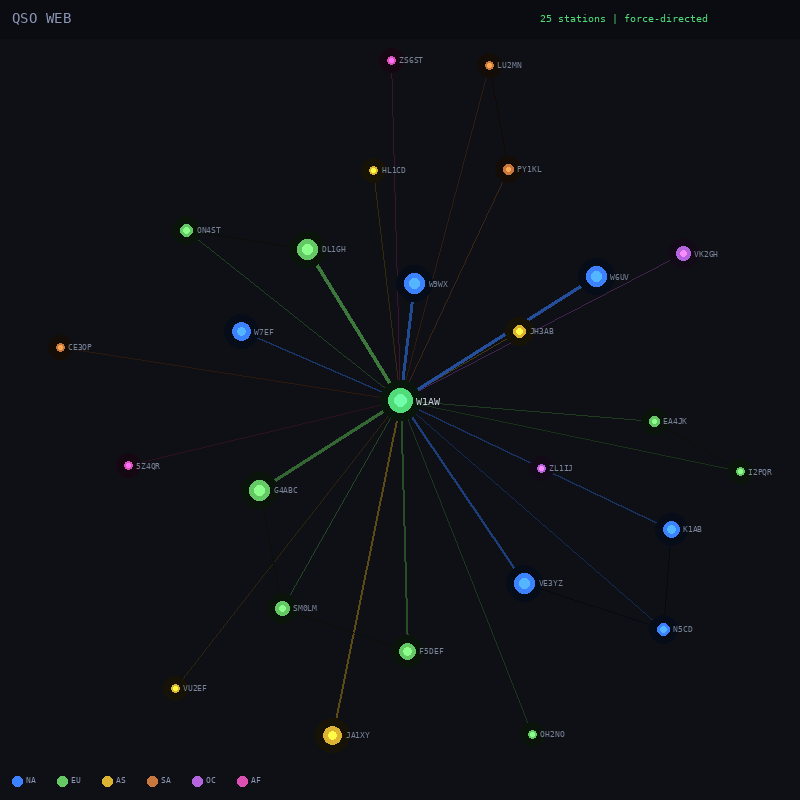

This chart was generated by the following Python code:
"""Force-Directed Graph — QSO Web showing callsign network."""
import math
import random
from PIL import Image, ImageDraw, ImageFont

random.seed(42)
W, H = 800, 800
CENTER = (W // 2, H // 2)
BG = (14, 16, 22)
LABEL_COLOR = (140, 150, 180)

CONTINENT_COLORS = {
    "NA": (60, 130, 255), "EU": (100, 200, 100), "AS": (220, 180, 50),
    "SA": (200, 120, 60), "OC": (180, 100, 220), "AF": (220, 80, 180),
}

# Simulated nodes: (callsign, continent, qso_count_with_you)
NODES = [
    ("W1AW", "NA", 0),  # You (center)
    ("G4ABC", "EU", 12), ("F5DEF", "EU", 8), ("DL1GH", "EU", 15), ("EA4JK", "EU", 5),
    ("SM0LM", "EU", 7), ("OH2NO", "EU", 4), ("I2PQR", "EU", 3), ("ON4ST", "EU", 6),
    ("JA1XY", "AS", 9), ("JH3AB", "AS", 6), ("HL1CD", "AS", 3), ("VU2EF", "AS", 2),
    ("VK2GH", "OC", 7), ("ZL1IJ", "OC", 3),
    ("PY1KL", "SA", 5), ("LU2MN", "SA", 3), ("CE3OP", "SA", 2),
    ("5Z4QR", "AF", 2), ("ZS6ST", "AF", 4),
    ("W6UV", "NA", 18), ("W9WX", "NA", 14), ("VE3YZ", "NA", 11),
    ("K1AB", "NA", 8), ("N5CD", "NA", 6), ("W7EF", "NA", 9),
]


def simple_force_layout(nodes, iterations=200):
    """Simple force-directed layout."""
    positions = {}
    # Place home at center, others randomly
    for i, (call, cont, qsos) in enumerate(nodes):
        if call == "W1AW":
            positions[call] = [float(CENTER[0]), float(CENTER[1])]
        else:
            angle = random.uniform(0, 2 * math.pi)
            r = random.uniform(50, 300)
            positions[call] = [CENTER[0] + r * math.cos(angle), CENTER[1] + r * math.sin(angle)]

    # Group targets by continent for clustering
    cont_angles = {"NA": 0, "EU": math.pi / 3, "AS": 2 * math.pi / 3, "SA": math.pi, "OC": 4 * math.pi / 3, "AF": 5 * math.pi / 3}

    for iteration in range(iterations):
        forces = {call: [0.0, 0.0] for call, _, _ in nodes}
        damping = 0.85

        # Repulsion between all pairs
        for i, (c1, _, _) in enumerate(nodes):
            for j, (c2, _, _) in enumerate(nodes):
                if i >= j:
                    continue
                dx = positions[c1][0] - positions[c2][0]
                dy = positions[c1][1] - positions[c2][1]
                dist = max(math.sqrt(dx * dx + dy * dy), 1)
                repel = 8000 / (dist * dist)
                fx, fy = repel * dx / dist, repel * dy / dist
                forces[c1][0] += fx
                forces[c1][1] += fy
                forces[c2][0] -= fx
                forces[c2][1] -= fy

        # Attraction to home (proportional to QSO count)
        for call, cont, qsos in nodes:
            if call == "W1AW":
                continue
            dx = positions["W1AW"][0] - positions[call][0]
            dy = positions["W1AW"][1] - positions[call][1]
            dist = max(math.sqrt(dx * dx + dy * dy), 1)
            ideal = 350 - qsos * 12  # More QSOs = closer
            attract = (dist - ideal) * 0.01
            forces[call][0] += attract * dx / dist
            forces[call][1] += attract * dy / dist

        # Continental clustering force
        for call, cont, qsos in nodes:
            if call == "W1AW":
                continue
            angle = cont_angles.get(cont, 0)
            target_x = CENTER[0] + 180 * math.cos(angle)
            target_y = CENTER[1] + 180 * math.sin(angle)
            forces[call][0] += (target_x - positions[call][0]) * 0.005
            forces[call][1] += (target_y - positions[call][1]) * 0.005

        # Apply forces
        for call, _, _ in nodes:
            if call == "W1AW":
                continue
            positions[call][0] += forces[call][0] * damping
            positions[call][1] += forces[call][1] * damping
            # Keep in bounds
            positions[call][0] = max(60, min(W - 60, positions[call][0]))
            positions[call][1] = max(60, min(H - 60, positions[call][1]))

    return positions


positions = simple_force_layout(NODES)

img = Image.new("RGB", (W, H), BG)
draw = ImageDraw.Draw(img)

try:
    font = ImageFont.truetype("/usr/share/fonts/truetype/dejavu/DejaVuSansMono.ttf", 14)
    font_sm = ImageFont.truetype("/usr/share/fonts/truetype/dejavu/DejaVuSansMono.ttf", 10)
    font_xs = ImageFont.truetype("/usr/share/fonts/truetype/dejavu/DejaVuSansMono.ttf", 8)
except OSError:
    font = font_sm = font_xs = ImageFont.load_default()

# Draw edges (connections to home)
for call, cont, qsos in NODES:
    if call == "W1AW" or qsos == 0:
        continue
    color = CONTINENT_COLORS.get(cont, (100, 100, 100))
    x1, y1 = positions["W1AW"]
    x2, y2 = positions[call]
    alpha = min(0.15 + qsos * 0.03, 0.6)
    width = max(1, min(qsos // 4, 3))
    c = (int(color[0] * alpha), int(color[1] * alpha), int(color[2] * alpha))
    draw.line([(x1, y1), (x2, y2)], fill=c, width=width)

# Draw same-continent edges (lighter)
for i, (c1, cont1, _) in enumerate(NODES):
    for j, (c2, cont2, _) in enumerate(NODES):
        if i >= j or c1 == "W1AW" or c2 == "W1AW":
            continue
        if cont1 == cont2:
            x1, y1 = positions[c1]
            x2, y2 = positions[c2]
            dist = math.sqrt((x2 - x1) ** 2 + (y2 - y1) ** 2)
            if dist < 150:
                color = CONTINENT_COLORS.get(cont1, (100, 100, 100))
                c = (int(color[0] * 0.08), int(color[1] * 0.08), int(color[2] * 0.08))
                draw.line([(x1, y1), (x2, y2)], fill=c, width=1)

# Draw nodes
for call, cont, qsos in NODES:
    x, y = positions[call]
    color = CONTINENT_COLORS.get(cont, (100, 100, 100))

    if call == "W1AW":
        radius = 12
        color = (80, 220, 120)
    else:
        radius = max(4, min(qsos, 10))

    # Glow
    for gr in range(radius + 8, radius, -1):
        alpha = 0.1
        gc = (int(color[0] * alpha), int(color[1] * alpha), int(color[2] * alpha))
        draw.ellipse([x - gr, y - gr, x + gr, y + gr], fill=gc)

    draw.ellipse([x - radius, y - radius, x + radius, y + radius], fill=color)

    # Inner bright core
    cr = max(2, radius // 2)
    bright = (min(255, int(color[0] * 1.4)), min(255, int(color[1] * 1.4)), min(255, int(color[2] * 1.4)))
    draw.ellipse([x - cr, y - cr, x + cr, y + cr], fill=bright)

    # Label
    label_color = (200, 210, 220) if call == "W1AW" else (120, 130, 150)
    font_use = font_sm if call == "W1AW" else font_xs
    draw.text((x + radius + 4, y - 5), call, fill=label_color, font=font_use)

# Header
draw.rectangle([(0, 0), (W, 38)], fill=(10, 12, 18))
draw.text((12, 10), "QSO WEB", fill=LABEL_COLOR, font=font)
draw.text((W - 260, 12), f"{len(NODES) - 1} stations | force-directed", fill=(80, 220, 120), font=font_sm)

# Continent legend
lx = 12
ly = H - 24
for cont, color in CONTINENT_COLORS.items():
    draw.ellipse([lx, ly, lx + 10, ly + 10], fill=color)
    draw.text((lx + 14, ly - 1), cont, fill=LABEL_COLOR, font=font_xs)
    lx += 45

img.save("/home/user/carrier_wave/mockups/force_graph.png")
print("Saved force_graph.png")
